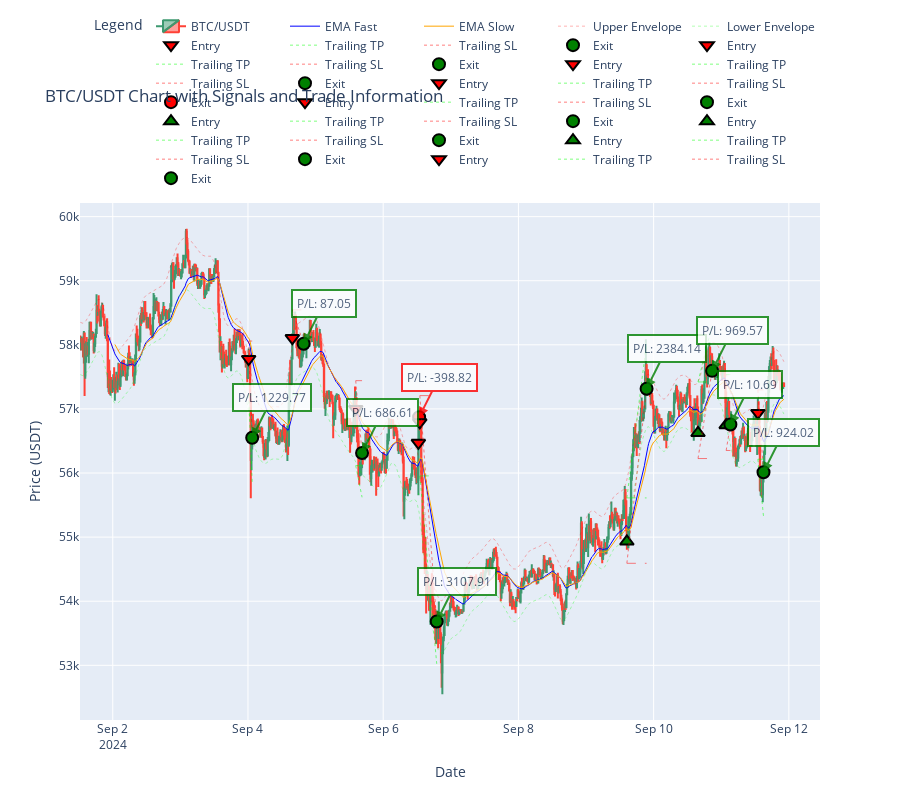

Here is the notebook cell this chart was saved with:
### Code cell
# Main execution
df = fetch_historical_data(symbol='BTCUSDT', interval='15m')
df = calculate_indicators(df)
df = calculate_nadaraya_watson(df, 7)
df = ema_signal(df, backcandles=7)
df = total_signal(df)

stats, trades = run_backtest(df, RefinedNWStrategy)
plot_chart(df, trades)
print(stats)
print(trades)

### Figure 1 — Plotly figure (JSON) as saved in the notebook; plotly's stock layout.template omitted (floating-point values rounded to 4 significant figures; data arrays with more than 128 entries replaced by an {"elided": "..."} marker saying what was removed)
{"data": [{"close": {"elided": "1000 float values"}, "high": {"elided": "1000 float values"}, "low": {"elided": "1000 float values"}, "name": "BTC/USDT", "open": {"elided": "1000 float values"}, "type": "candlestick", "x": {"elided": "1000 str values"}}, {"line": {"color": "blue", "width": 1}, "name": "EMA Fast", "type": "scatter", "x": {"elided": "1000 str values"}, "y": {"elided": "1000 float values"}}, {"line": {"color": "orange", "width": 1}, "name": "EMA Slow", "type": "scatter", "x": {"elided": "1000 str values"}, "y": {"elided": "1000 float values"}}, {"line": {"color": "rgba(255,0,0,0.3)", "dash": "dot", "width": 1}, "name": "Upper Envelope", "type": "scatter", "x": {"elided": "1000 str values"}, "y": {"elided": "1000 float values"}}, {"line": {"color": "rgba(0,255,0,0.3)", "dash": "dot", "width": 1}, "name": "Lower Envelope", "type": "scatter", "x": {"elided": "1000 str values"}, "y": {"elided": "1000 float values"}}, {"marker": {"color": "red", "line": {"color": "black", "width": 2}, "size": 12, "symbol": "triangle-down"}, "mode": "markers", "name": "Entry", "type": "scatter", "x": ["2024-09-04T00:15:00"], "y": [57780.0]}, {"line": {"color": "rgba(0,255,0,0.5)", "dash": "dot", "width": 1}, "mode": "lines", "name": "Trailing TP", "type": "scatter", "x": ["2024-09-04T00:15:00", "2024-09-04T01:30:00"], "y": [57220.0, 55850.0]}, {"line": {"color": "rgba(255,0,0,0.5)", "dash": "dot", "width": 1}, "mode": "lines", "name": "Trailing SL", "type": "scatter", "x": ["2024-09-04T00:15:00", "2024-09-04T01:30:00"], "y": [58060.0, 56550.0]}, {"marker": {"color": "green", "line": {"color": "black", "width": 2}, "size": 12, "symbol": "circle"}, "mode": "markers", "name": "Exit", "type": "scatter", "x": ["2024-09-04T01:30:00"], "y": [56550.0]}, {"marker": {"color": "red", "line": {"color": "black", "width": 2}, "size": 12, "symbol": "triangle-down"}, "mode": "markers", "name": "Entry", "type": "scatter", "x": ["2024-09-04T15:45:00"], "y": [58100.0]}, {"line": {"color": "rgba(0,255,0,0.5)", "dash": "dot", "width": 1}, "mode": "lines", "name": "Trailing TP", "type": "scatter", "x": ["2024-09-04T15:45:00", "2024-09-04T19:45:00"], "y": [57220.0, 57220.0]}, {"line": {"color": "rgba(255,0,0,0.5)", "dash": "dot", "width": 1}, "mode": "lines", "name": "Trailing SL", "type": "scatter", "x": ["2024-09-04T15:45:00", "2024-09-04T19:45:00"], "y": [58550.0, 58020.0]}, {"marker": {"color": "green", "line": {"color": "black", "width": 2}, "size": 12, "symbol": "circle"}, "mode": "markers", "name": "Exit", "type": "scatter", "x": ["2024-09-04T19:45:00"], "y": [58020.0]}, {"marker": {"color": "red", "line": {"color": "black", "width": 2}, "size": 12, "symbol": "triangle-down"}, "mode": "markers", "name": "Entry", "type": "scatter", "x": ["2024-09-05T14:15:00"], "y": [57000.0]}, {"line": {"color": "rgba(0,255,0,0.5)", "dash": "dot", "width": 1}, "mode": "lines", "name": "Trailing TP", "type": "scatter", "x": ["2024-09-05T14:15:00", "2024-09-05T16:30:00"], "y": [56120.0, 55620.0]}, {"line": {"color": "rgba(255,0,0,0.5)", "dash": "dot", "width": 1}, "mode": "lines", "name": "Trailing SL", "type": "scatter", "x": ["2024-09-05T14:15:00", "2024-09-05T16:30:00"], "y": [57440.0, 56310.0]}, {"marker": {"color": "green", "line": {"color": "black", "width": 2}, "size": 12, "symbol": "circle"}, "mode": "markers", "name": "Exit", "type": "scatter", "x": ["2024-09-05T16:30:00"], "y": [56310.0]}, {"marker": {"color": "red", "line": {"color": "black", "width": 2}, "size": 12, "symbol": "triangle-down"}, "mode": "markers", "name": "Entry", "type": "scatter", "x": ["2024-09-06T12:30:00"], "y": [56470.0]}, {"line": {"color": "rgba(0,255,0,0.5)", "dash": "dot", "width": 1}, "mode": "lines", "name": "Trailing TP", "type": "scatter", "x": ["2024-09-06T12:30:00", "2024-09-06T12:45:00"], "y": [55670.0, 55670.0]}, {"line": {"color": "rgba(255,0,0,0.5)", "dash": "dot", "width": 1}, "mode": "lines", "name": "Trailing SL", "type": "scatter", "x": ["2024-09-06T12:30:00", "2024-09-06T12:45:00"], "y": [56870.0, 56870.0]}, {"marker": {"color": "red", "line": {"color": "black", "width": 2}, "size": 12, "symbol": "circle"}, "mode": "markers", "name": "Exit", "type": "scatter", "x": ["2024-09-06T12:45:00"], "y": [56870.0]}, {"marker": {"color": "red", "line": {"color": "black", "width": 2}, "size": 12, "symbol": "triangle-down"}, "mode": "markers", "name": "Entry", "type": "scatter", "x": ["2024-09-06T13:00:00"], "y": [56790.0]}, {"line": {"color": "rgba(0,255,0,0.5)", "dash": "dot", "width": 1}, "mode": "lines", "name": "Trailing TP", "type": "scatter", "x": ["2024-09-06T13:00:00", "2024-09-06T19:00:00"], "y": [55960.0, 53020.0]}, {"line": {"color": "rgba(255,0,0,0.5)", "dash": "dot", "width": 1}, "mode": "lines", "name": "Trailing SL", "type": "scatter", "x": ["2024-09-06T13:00:00", "2024-09-06T19:00:00"], "y": [57210.0, 53680.0]}, {"marker": {"color": "green", "line": {"color": "black", "width": 2}, "size": 12, "symbol": "circle"}, "mode": "markers", "name": "Exit", "type": "scatter", "x": ["2024-09-06T19:00:00"], "y": [53680.0]}, {"marker": {"color": "green", "line": {"color": "black", "width": 2}, "size": 12, "symbol": "triangle-up"}, "mode": "markers", "name": "Entry", "type": "scatter", "x": ["2024-09-09T14:30:00"], "y": [54930.0]}, {"line": {"color": "rgba(0,255,0,0.5)", "dash": "dot", "width": 1}, "mode": "lines", "name": "Trailing TP", "type": "scatter", "x": ["2024-09-09T14:30:00", "2024-09-09T21:30:00"], "y": [55610.0, 58030.0]}, {"line": {"color": "rgba(255,0,0,0.5)", "dash": "dot", "width": 1}, "mode": "lines", "name": "Trailing SL", "type": "scatter", "x": ["2024-09-09T14:30:00", "2024-09-09T21:30:00"], "y": [54590.0, 57320.0]}, {"marker": {"color": "green", "line": {"color": "black", "width": 2}, "size": 12, "symbol": "circle"}, "mode": "markers", "name": "Exit", "type": "scatter", "x": ["2024-09-09T21:30:00"], "y": [57320.0]}, {"marker": {"color": "green", "line": {"color": "black", "width": 2}, "size": 12, "symbol": "triangle-up"}, "mode": "markers", "name": "Entry", "type": "scatter", "x": ["2024-09-10T15:45:00"], "y": [56620.0]}, {"line": {"color": "rgba(0,255,0,0.5)", "dash": "dot", "width": 1}, "mode": "lines", "name": "Trailing TP", "type": "scatter", "x": ["2024-09-10T15:45:00", "2024-09-10T20:45:00"], "y": [57420.0, 58310.0]}, {"line": {"color": "rgba(255,0,0,0.5)", "dash": "dot", "width": 1}, "mode": "lines", "name": "Trailing SL", "type": "scatter", "x": ["2024-09-10T15:45:00", "2024-09-10T20:45:00"], "y": [56230.0, 57590.0]}, {"marker": {"color": "green", "line": {"color": "black", "width": 2}, "size": 12, "symbol": "circle"}, "mode": "markers", "name": "Exit", "type": "scatter", "x": ["2024-09-10T20:45:00"], "y": [57590.0]}, {"marker": {"color": "green", "line": {"color": "black", "width": 2}, "size": 12, "symbol": "triangle-up"}, "mode": "markers", "name": "Entry", "type": "scatter", "x": ["2024-09-11T01:45:00"], "y": [56750.0]}, {"line": {"color": "rgba(0,255,0,0.5)", "dash": "dot", "width": 1}, "mode": "lines", "name": "Trailing TP", "type": "scatter", "x": ["2024-09-11T01:45:00", "2024-09-11T03:15:00"], "y": [57540.0, 57540.0]}, {"line": {"color": "rgba(255,0,0,0.5)", "dash": "dot", "width": 1}, "mode": "lines", "name": "Trailing SL", "type": "scatter", "x": ["2024-09-11T01:45:00", "2024-09-11T03:15:00"], "y": [56350.0, 56760.0]}, {"marker": {"color": "green", "line": {"color": "black", "width": 2}, "size": 12, "symbol": "circle"}, "mode": "markers", "name": "Exit", "type": "scatter", "x": ["2024-09-11T03:15:00"], "y": [56760.0]}, {"marker": {"color": "red", "line": {"color": "black", "width": 2}, "size": 12, "symbol": "triangle-down"}, "mode": "markers", "name": "Entry", "type": "scatter", "x": ["2024-09-11T13:00:00"], "y": [56940.0]}, {"line": {"color": "rgba(0,255,0,0.5)", "dash": "dot", "width": 1}, "mode": "lines", "name": "Trailing TP", "type": "scatter", "x": ["2024-09-11T13:00:00", "2024-09-11T15:00:00"], "y": [56220.0, 55320.0]}, {"line": {"color": "rgba(255,0,0,0.5)", "dash": "dot", "width": 1}, "mode": "lines", "name": "Trailing SL", "type": "scatter", "x": ["2024-09-11T13:00:00", "2024-09-11T15:00:00"], "y": [57300.0, 56010.0]}, {"marker": {"color": "green", "line": {"color": "black", "width": 2}, "size": 12, "symbol": "circle"}, "mode": "markers", "name": "Exit", "type": "scatter", "x": ["2024-09-11T15:00:00"], "y": [56010.0]}], "layout": {"annotations": [{"arrowcolor": "green", "arrowhead": 2, "arrowsize": 1, "arrowwidth": 2, "ax": 20, "ay": -40, "bgcolor": "white", "bordercolor": "green", "borderpad": 4, "borderwidth": 2, "opacity": 0.8, "showarrow": true, "text": "P/L: 1229.77", "x": "2024-09-04T01:30:00", "y": 56550.0}, {"arrowcolor": "green", "arrowhead": 2, "arrowsize": 1, "arrowwidth": 2, "ax": 20, "ay": -40, "bgcolor": "white", "bordercolor": "green", "borderpad": 4, "borderwidth": 2, "opacity": 0.8, "showarrow": true, "text": "P/L: 87.05", "x": "2024-09-04T19:45:00", "y": 58020.0}, {"arrowcolor": "green", "arrowhead": 2, "arrowsize": 1, "arrowwidth": 2, "ax": 20, "ay": -40, "bgcolor": "white", "bordercolor": "green", "borderpad": 4, "borderwidth": 2, "opacity": 0.8, "showarrow": true, "text": "P/L: 686.61", "x": "2024-09-05T16:30:00", "y": 56310.0}, {"arrowcolor": "red", "arrowhead": 2, "arrowsize": 1, "arrowwidth": 2, "ax": 20, "ay": -40, "bgcolor": "white", "bordercolor": "red", "borderpad": 4, "borderwidth": 2, "opacity": 0.8, "showarrow": true, "text": "P/L: -398.82", "x": "2024-09-06T12:45:00", "y": 56870.0}, {"arrowcolor": "green", "arrowhead": 2, "arrowsize": 1, "arrowwidth": 2, "ax": 20, "ay": -40, "bgcolor": "white", "bordercolor": "green", "borderpad": 4, "borderwidth": 2, "opacity": 0.8, "showarrow": true, "text": "P/L: 3107.91", "x": "2024-09-06T19:00:00", "y": 53680.0}, {"arrowcolor": "green", "arrowhead": 2, "arrowsize": 1, "arrowwidth": 2, "ax": 20, "ay": -40, "bgcolor": "white", "bordercolor": "green", "borderpad": 4, "borderwidth": 2, "opacity": 0.8, "showarrow": true, "text": "P/L: 2384.14", "x": "2024-09-09T21:30:00", "y": 57320.0}, {"arrowcolor": "green", "arrowhead": 2, "arrowsize": 1, "arrowwidth": 2, "ax": 20, "ay": -40, "bgcolor": "white", "bordercolor": "green", "borderpad": 4, "borderwidth": 2, "opacity": 0.8, "showarrow": true, "text": "P/L: 969.57", "x": "2024-09-10T20:45:00", "y": 57590.0}, {"arrowcolor": "green", "arrowhead": 2, "arrowsize": 1, "arrowwidth": 2, "ax": 20, "ay": -40, "bgcolor": "white", "bordercolor": "green", "borderpad": 4, "borderwidth": 2, "opacity": 0.8, "showarrow": true, "text": "P/L: 10.69", "x": "2024-09-11T03:15:00", "y": 56760.0}, {"arrowcolor": "green", "arrowhead": 2, "arrowsize": 1, "arrowwidth": 2, "ax": 20, "ay": -40, "bgcolor": "white", "bordercolor": "green", "borderpad": 4, "borderwidth": 2, "opacity": 0.8, "showarrow": true, "text": "P/L: 924.02", "x": "2024-09-11T15:00:00", "y": 56010.0}], "height": 800, "legend": {"orientation": "h", "title": {"text": "Legend"}, "x": 1, "xanchor": "right", "y": 1.02, "yanchor": "bottom"}, "shapes": [{"line": {"color": "rgba(0,255,0,0.5)", "dash": "dash", "width": 1}, "type": "line", "x0": "2024-09-04T00:15:00", "x1": "2024-09-04T01:30:00", "y0": 57220.0, "y1": 57220.0}, {"line": {"color": "rgba(255,0,0,0.5)", "dash": "dash", "width": 1}, "type": "line", "x0": "2024-09-04T00:15:00", "x1": "2024-09-04T01:30:00", "y0": 58060.0, "y1": 58060.0}, {"line": {"color": "rgba(0,255,0,0.5)", "dash": "dash", "width": 1}, "type": "line", "x0": "2024-09-04T15:45:00", "x1": "2024-09-04T19:45:00", "y0": 57220.0, "y1": 57220.0}, {"line": {"color": "rgba(255,0,0,0.5)", "dash": "dash", "width": 1}, "type": "line", "x0": "2024-09-04T15:45:00", "x1": "2024-09-04T19:45:00", "y0": 58550.0, "y1": 58550.0}, {"line": {"color": "rgba(0,255,0,0.5)", "dash": "dash", "width": 1}, "type": "line", "x0": "2024-09-05T14:15:00", "x1": "2024-09-05T16:30:00", "y0": 56120.0, "y1": 56120.0}, {"line": {"color": "rgba(255,0,0,0.5)", "dash": "dash", "width": 1}, "type": "line", "x0": "2024-09-05T14:15:00", "x1": "2024-09-05T16:30:00", "y0": 57440.0, "y1": 57440.0}, {"line": {"color": "rgba(0,255,0,0.5)", "dash": "dash", "width": 1}, "type": "line", "x0": "2024-09-06T12:30:00", "x1": "2024-09-06T12:45:00", "y0": 55670.0, "y1": 55670.0}, {"line": {"color": "rgba(255,0,0,0.5)", "dash": "dash", "width": 1}, "type": "line", "x0": "2024-09-06T12:30:00", "x1": "2024-09-06T12:45:00", "y0": 56870.0, "y1": 56870.0}, {"line": {"color": "rgba(0,255,0,0.5)", "dash": "dash", "width": 1}, "type": "line", "x0": "2024-09-06T13:00:00", "x1": "2024-09-06T19:00:00", "y0": 55960.0, "y1": 55960.0}, {"line": {"color": "rgba(255,0,0,0.5)", "dash": "dash", "width": 1}, "type": "line", "x0": "2024-09-06T13:00:00", "x1": "2024-09-06T19:00:00", "y0": 57210.0, "y1": 57210.0}, {"line": {"color": "rgba(0,255,0,0.5)", "dash": "dash", "width": 1}, "type": "line", "x0": "2024-09-09T14:30:00", "x1": "2024-09-09T21:30:00", "y0": 55610.0, "y1": 55610.0}, {"line": {"color": "rgba(255,0,0,0.5)", "dash": "dash", "width": 1}, "type": "line", "x0": "2024-09-09T14:30:00", "x1": "2024-09-09T21:30:00", "y0": 54590.0, "y1": 54590.0}, {"line": {"color": "rgba(0,255,0,0.5)", "dash": "dash", "width": 1}, "type": "line", "x0": "2024-09-10T15:45:00", "x1": "2024-09-10T20:45:00", "y0": 57420.0, "y1": 57420.0}, {"line": {"color": "rgba(255,0,0,0.5)", "dash": "dash", "width": 1}, "type": "line", "x0": "2024-09-10T15:45:00", "x1": "2024-09-10T20:45:00", "y0": 56230.0, "y1": 56230.0}, {"line": {"color": "rgba(0,255,0,0.5)", "dash": "dash", "width": 1}, "type": "line", "x0": "2024-09-11T01:45:00", "x1": "2024-09-11T03:15:00", "y0": 57540.0, "y1": 57540.0}, {"line": {"color": "rgba(255,0,0,0.5)", "dash": "dash", "width": 1}, "type": "line", "x0": "2024-09-11T01:45:00", "x1": "2024-09-11T03:15:00", "y0": 56350.0, "y1": 56350.0}, {"line": {"color": "rgba(0,255,0,0.5)", "dash": "dash", "width": 1}, "type": "line", "x0": "2024-09-11T13:00:00", "x1": "2024-09-11T15:00:00", "y0": 56220.0, "y1": 56220.0}, {"line": {"color": "rgba(255,0,0,0.5)", "dash": "dash", "width": 1}, "type": "line", "x0": "2024-09-11T13:00:00", "x1": "2024-09-11T15:00:00", "y0": 57300.0, "y1": 57300.0}], "title": {"text": "BTC/USDT Chart with Signals and Trade Information"}, "xaxis": {"anchor": "y", "domain": [0, 1], "rangeslider": {"visible": false}, "title": {"text": "Date"}}, "yaxis": {"anchor": "x", "domain": [0, 1], "title": {"text": "Price (USDT)"}}}}
